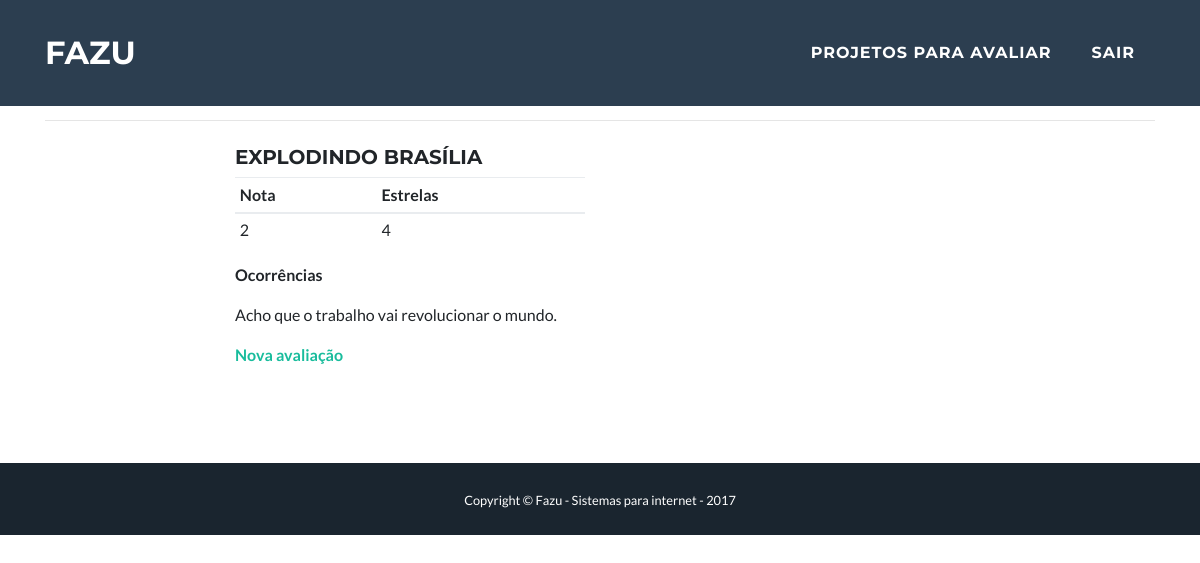
Screenshot of /projeto/avaliar/4/ (signed in) with the database file from the repository.
### core/models.py (models this page shows, shortened)
class Projeto(models.Model):
	nome = models.CharField("Nome", max_length=120)
	resumo = models.TextField("Resumo", blank=True, null=True)
	aluno = models.ManyToManyField("Aluno")
	avaliador = models.ManyToManyField("Avaliador")

class Avaliacao(models.Model):
	projeto = models.ForeignKey(Projeto,blank=True,null=True)
	avaliador = models.ForeignKey(Avaliador,blank=True,null=True)
	estrelas = models.PositiveIntegerField("Estrelas",blank=True,null=True)
	nota = models.PositiveIntegerField("Nota", blank=True, null=True)
	ocorrencias = models.TextField("Ocorrências", blank=True, null=True)

### core/views.py (the view)
# urls.py: url(r'^projeto/avaliar/(?P<pk>\d+)/$', views.projeto_avaliar, name='projeto_avaliar'),
@login_required
def projeto_avaliar(request, pk):
	projeto = get_object_or_404(Projeto, pk=pk)
	avaliador = Avaliador.objects.filter(user__id=request.user.id)[0]
	avaliacoes =Avaliacao.objects.filter(avaliador__user__id=request.user.id).filter(projeto__pk=pk)
	try:
		avaliacao = avaliacoes[0]
		nota = avaliacao.nota
		estrelas = avaliacao.estrelas
		ocorrencias = avaliacao.ocorrencias
	except:
		avaliacao = Avaliacao()
		avaliacao.projeto = projeto
		avaliacao.avaliador = avaliador
		nota = 0
		estrelas = 0
		ocorrencias = " "
	avaliacao.nota = nota
	avaliacao.estrelas = estrelas
	avaliacao.save()
	context = {
		'avaliacao': avaliacao,
		'projeto': projeto,
		'avaliador': avaliador,
		'nota': nota,
		'estrelas': estrelas,
		'ocorrencias': ocorrencias,
	}
	return render(request, 'projeto_avaliar.html', context)

### templates/projeto_avaliar.html
{% extends "base.html" %}
{% load staticfiles %}
{% block container %}
    <section id="projetos">
      <div class="container">
        <hr class="my-4">
        <div class="row">
          <div class="col-lg-8 mx-auto">
            <h5  class="text-left text-uppercase">{{ projeto.nome }}</h5>
            <div class='row'>
              <div class='col-sm-6 col-sm-offset-3'>
                <table class="table table-sm">
                  <thead>
                    <tr>
                      <th scope="col">Nota</th>
                      <th scope="col">Estrelas</th>
                    </tr>
                  </thead>
                  <tbody>
                    <tr>
                      <td>{{nota}}</td>
                      <td>{{estrelas}}</td>
                    </tr>
                  </tbody>
                </table>
              </div>
            </div>
            <p><b>Ocorrências</b></p>
            <p>{{ ocorrencias }}</p>
            <a href="{% url 'nova_avaliacao' pk=avaliacao.pk %}" class="top-menu"><span class="glyphicon glyphicon-search"> <b>Nova avaliação</b></span></a></a>
          </div>
        </div>
      </div>
    </section>
{% endblock container %}

### rows the page displays
Projeto: nome "EXPLODINDO BRASÍLIA"
Avaliacao: ocorrencias "Acho que o trabalho vai revolucionar o mundo."

### other values shown
{{ nota }} "2"
{{ estrelas }} "4"
